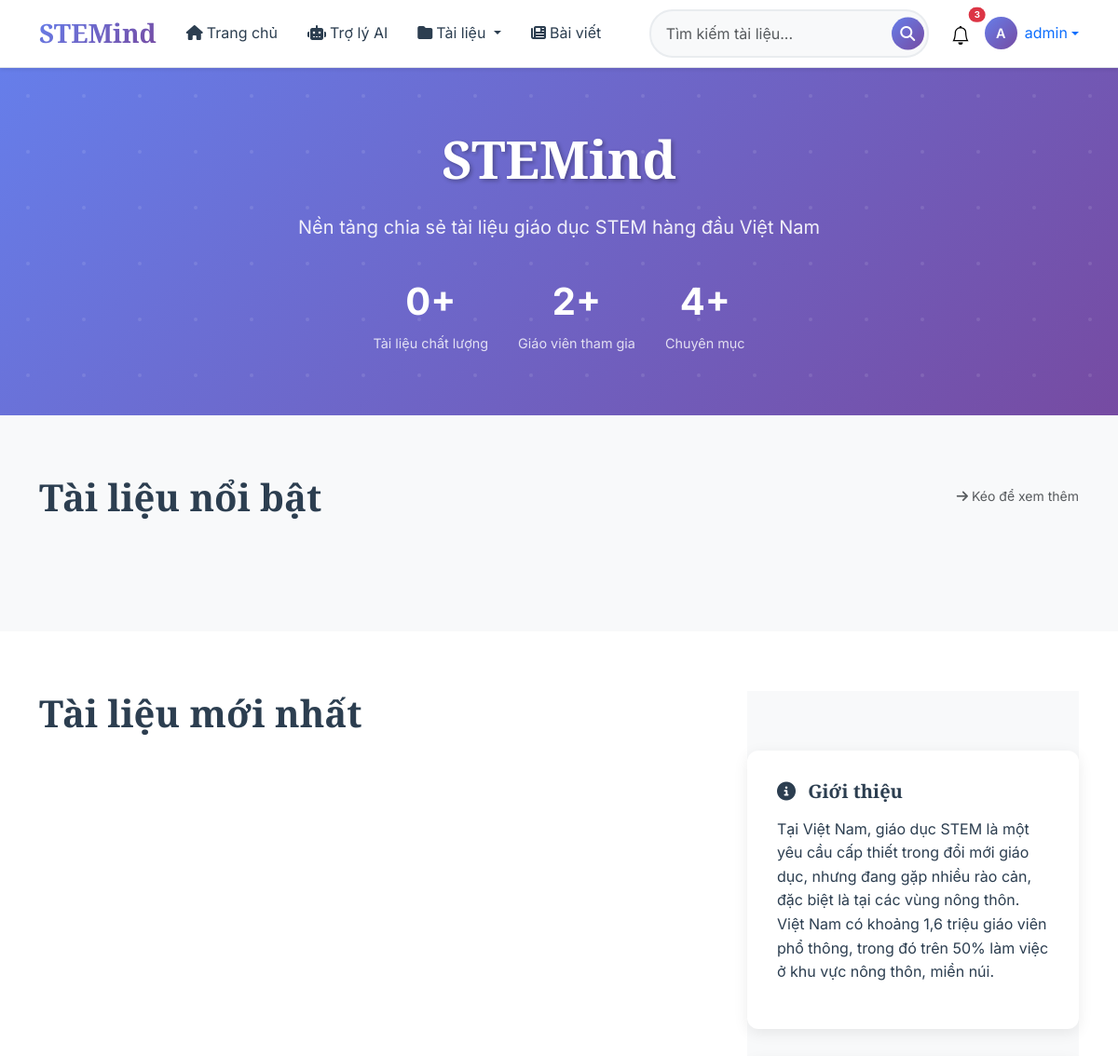
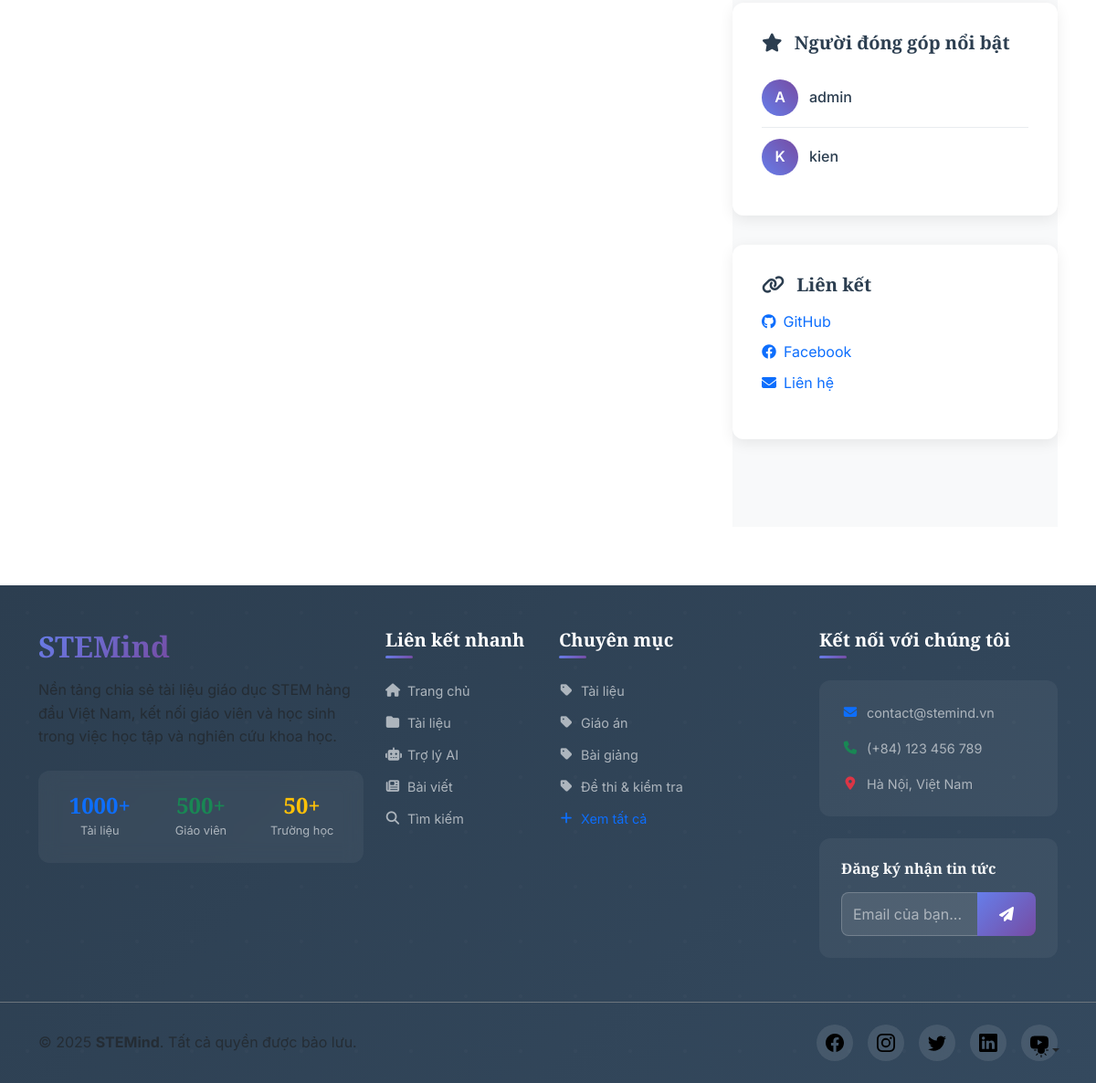
The app's page /category/Giáo án/ (signed in) with its own data (2 pictures, top to bottom).
### File_sharing_platform/models.py (models this page shows, shortened)
class Category(models.Model):
    category_name = models.TextField(unique=True)
    created_at = models.DateTimeField(auto_now=True)
    updated_at = models.DateTimeField(auto_now=True)
    class Meta:
        verbose_name_plural = "Categories"

### File_sharing_platform/views.py (the view)
# urls.py: path("category/<str:category_name>/", views.posts_by_category, name='posts_by_category'),
def posts_by_category(request, category_name):
    categories = Category.objects.all()
    category = get_object_or_404(Category, category_name=category_name)
    featured_files = File.objects.filter(file_status=1, category=category).order_by('-file_views')[:3]
    recently_files = File.objects.filter(file_status=1, category=category).order_by('-created_at')[:15]
    top_users = User.objects.annotate(num_posts=Count('Files', filter=Q(Files__category=category))).order_by('-num_posts')[:10]
    context = {
        'categories':categories,
        'featured_files':featured_files,
        'recently_files':recently_files,
        'top_users':top_users
    }
    return render(request, 'home.html', context)

### templates/home.html (shortened to what this page needs)
{% extends "base/base.html" %}
{% load static %}
{% block extra_css %}
<link href="{% static 'Style/base.css' %}" rel="stylesheet">
{% endblock %}
{% block content %}
<section class="hero-section">
    <div class="container">
        <div class="hero-content text-center">
            <h1 class="hero-title">STEMind</h1>
            <p class="hero-subtitle">Nền tảng chia sẻ tài liệu giáo dục STEM hàng đầu Việt Nam</p>
            <div class="hero-stats">
                <div class="hero-stat">
                    <span class="hero-stat-number">{{ featured_files|length }}+</span>
                    <span class="hero-stat-label">Tài liệu chất lượng</span>
                </div>
                <div class="hero-stat">
                    <span class="hero-stat-number">{{ top_users|length }}+</span>
                    <span class="hero-stat-label">Giáo viên tham gia</span>
                </div>
                <div class="hero-stat">
                    <span class="hero-stat-number">{{ categories|length }}+</span>
                    <span class="hero-stat-label">Chuyên mục</span>
                </div>
            </div>
        </div>
    </div>
</section>
<section class="featured-section">
    <div class="container">
        <div class="d-flex align-items-center justify-content-between mb-4">
            <h2 class="section-title mb-0">Tài liệu nổi bật</h2>
            <small class="text-muted">
                <i class="fas fa-arrow-right me-1"></i>Kéo để xem thêm
            </small>
        </div>
        <div class="featured-scroll-container">
            <div class="featured-grid">
            </div>
        </div>
    </div>
</section>
<section class="recent-section">
    <div class="container">
        <div class="row g-4">
                         <div class="col-lg-8">
                 <h2 class="section-title text-start">Tài liệu mới nhất</h2>
             </div>
            <div class="col-lg-4">
                <div class="sidebar-section">
                    <div class="sidebar-card">
                        <h3 class="sidebar-title">
                            <i class="fas fa-info-circle me-2"></i>
                            Giới thiệu
                        </h3>
                        <p>Tại Việt Nam, giáo dục STEM là một yêu cầu cấp thiết trong đổi mới giáo dục, nhưng đang gặp nhiều rào cản, đặc biệt là tại các vùng nông thôn. Việt Nam có khoảng 1,6 triệu giáo viên phổ thông, trong đó trên 50% làm việc ở khu vực nông thôn, miền núi.</p>
                    </div>
                    <div class="sidebar-card">
                        <h3 class="sidebar-title">
                            <i class="fas fa-star me-2"></i>
                            Người đóng góp nổi bật
                        </h3>
                        {% for user in top_users %}
                        <div class="contributor-item">
                            <div class="contributor-avatar">
                                {{ user.username|slice:":1"|upper }}
                            </div>
                            <a href="#" class="contributor-name">{{ user.username }}</a>
                        </div>
                        {% endfor %}
                    </div>
                    <div class="sidebar-card">
                        <h3 class="sidebar-title">
                            <i class="fas fa-link me-2"></i>
                            Liên kết
                        </h3>
                        <ul class="list-unstyled">
                            <li class="mb-2">
                                <a href="#" class="text-decoration-none">
                                    <i class="fab fa-github me-2"></i>GitHub
                                </a>
                            </li>
                            <li class="mb-2">
                                <a href="#" class="text-decoration-none">
                                    <i class="fab fa-facebook me-2"></i>Facebook
                                </a>
                            </li>
                            <li class="mb-2">
                                <a href="#" class="text-decoration-none">
                                    <i class="fas fa-envelope me-2"></i>Liên hệ
                                </a>
                            </li>
                        </ul>
                    </div>
                </div>
            </div>
        </div>
    </div>
</section>
{% endblock content %}

### templates/base/header.html (shortened to what this page needs)
<header class="main-header sticky-top">
    <nav class="navbar navbar-expand-lg navbar-light bg-white shadow-sm border-bottom">
        <div class="container">
            <a class="navbar-brand fw-bold fs-3 text-decoration-none" href="{% url 'home' %}">
                <span class="brand-gradient">STEMind</span>
            </a>
            <div class="collapse navbar-collapse" id="navbarNav">
                <ul class="navbar-nav me-auto mb-2 mb-lg-0">
                    <li class="nav-item">
                        <a class="nav-link fw-500 px-3" href="{% url 'home' %}">
                            <i class="fas fa-home me-1"></i>Trang chủ
                        </a>
                    </li>
                    <li class="nav-item">
                        <a class="nav-link fw-500 px-3" href="{% url 'chatbot' %}">
                            <i class="fas fa-robot me-1"></i>Trợ lý AI
                        </a>
                    </li>
                    <li class="nav-item dropdown">
                        <a class="nav-link dropdown-toggle fw-500 px-3" href="#" id="documentsDropdown" role="button"
                           data-bs-toggle="dropdown" aria-expanded="false">
                            <i class="fas fa-folder me-1"></i>Tài liệu
                        </a>
                    </li>
                    <li class="nav-item">
                        <a class="nav-link fw-500 px-3" href="#">
                            <i class="fas fa-newspaper me-1"></i>Bài viết
                        </a>
                    </li>
                </ul>
                <form class="d-flex me-3 search-form" role="search">
                    <div class="search-container">
                        <input class="form-control search-input" type="search" placeholder="Tìm kiếm tài liệu..." aria-label="Search">
                        <button class="search-btn" type="submit">
                            <i class="fas fa-search"></i>
                        </button>
                    </div>
                </form>
                <div class="d-flex align-items-center gap-2">
                    {% if user.is_authenticated %}
                        <div class="position-relative">
                            <button class="btn btn-link text-muted p-2" type="button" id="notificationDropdown"
                                    data-bs-toggle="dropdown" aria-expanded="false">
                                <svg width="20" height="20"><use href="#bell"></use></svg>
                                <span class="position-absolute top-0 start-100 translate-middle badge rounded-pill bg-danger" style="font-size: 0.6em;">
                                    3
                                </span>
                            </button>
                        </div>
                        <div class="dropdown">
                            <a href="#" class="d-flex align-items-center text-decoration-none dropdown-toggle"
                               id="userDropdown" data-bs-toggle="dropdown" aria-expanded="false">
                                <div class="user-avatar me-2">
                                    {% if user.profile.avatar %}
                                        <img src="{{ user.profile.avatar.url }}" alt="{{ user.username }}" class="rounded-circle">
                                    {% else %}
                                        <div class="avatar-placeholder">
                                            {{ user.username|slice:":1"|upper }}
                                        </div>
                                    {% endif %}
                                </div>
                                <span class="d-none d-md-inline fw-500">{{ user.username }}</span>
                            </a>
                        </div>
                    {% endif %}
                </div>
            </div>
        </div>
    </nav>
</header>

### templates/base/footer.html (shortened to what this page needs)
<footer class="main-footer bg-dark text-light">
    <div class="footer-content py-5">
        <div class="container">
            <div class="row g-4">
                <div class="col-lg-4 col-md-6">
                    <div class="footer-section">
                        <h3 class="footer-brand mb-3">
                            <span class="brand-gradient-light">STEMind</span>
                        </h3>
                        <p class="text-muted mb-4">
                            Nền tảng chia sẻ tài liệu giáo dục STEM hàng đầu Việt Nam, kết nối giáo viên và học sinh trong việc học tập và nghiên cứu khoa học.
                        </p>
                        <div class="footer-stats">
                            <div class="row text-center">
                                <div class="col-4">
                                    <div class="stat-item">
                                        <h4 class="stat-number text-primary">1000+</h4>
                                        <p class="stat-label">Tài liệu</p>
                                    </div>
                                </div>
                                <div class="col-4">
                                    <div class="stat-item">
                                        <h4 class="stat-number text-success">500+</h4>
                                        <p class="stat-label">Giáo viên</p>
                                    </div>
                                </div>
                                <div class="col-4">
                                    <div class="stat-item">
                                        <h4 class="stat-number text-warning">50+</h4>
                                        <p class="stat-label">Trường học</p>
                                    </div>
                                </div>
                            </div>
                        </div>
                    </div>
                </div>
                <div class="col-lg-2 col-md-6">
                    <div class="footer-section">
                        <h5 class="footer-title">Liên kết nhanh</h5>
                        <ul class="footer-links">
                            <li><a href="{% url 'home' %}">
                                <i class="fas fa-home me-2"></i>Trang chủ
                            </a></li>
                            <li><a href="#">
                                <i class="fas fa-folder me-2"></i>Tài liệu
                            </a></li>
                            <li><a href="{% url 'chatbot' %}">
                                <i class="fas fa-robot me-2"></i>Trợ lý AI
                            </a></li>
                            <li><a href="#">
                                <i class="fas fa-newspaper me-2"></i>Bài viết
                            </a></li>
                            <li><a href="#">
                                <i class="fas fa-search me-2"></i>Tìm kiếm
                            </a></li>
                        </ul>
                    </div>
                </div>
                <div class="col-lg-3 col-md-6">
                    <div class="footer-section">
                        <h5 class="footer-title">Chuyên mục</h5>
                        <ul class="footer-links">
                            {% for category in categories|slice:":5" %}
                            <li><a href="{% url 'posts_by_category' category.category_name %}">
                                <i class="fas fa-tag me-2"></i>{{ category.category_name }}
                            </a></li>
                            {% endfor %}
                            <li><a href="#" class="text-primary">
                                <i class="fas fa-plus me-2"></i>Xem tất cả
                            </a></li>
                        </ul>
                    </div>
                </div>
                <div class="col-lg-3 col-md-6">
                    <div class="footer-section">
                        <h5 class="footer-title">Kết nối với chúng tôi</h5>
                        <div class="contact-info mb-4">
                            <div class="contact-item">
                                <i class="fas fa-envelope text-primary me-2"></i>
                                <span>contact@stemind.vn</span>
                            </div>
                            <div class="contact-item">
                                <i class="fas fa-phone text-success me-2"></i>
                                <span>(+84) 123 456 789</span>
                            </div>
                            <div class="contact-item">
                                <i class="fas fa-map-marker-alt text-danger me-2"></i>
                                <span>Hà Nội, Việt Nam</span>
                            </div>
                        </div>
                        <div class="newsletter-signup">
                            <h6 class="mb-3">Đăng ký nhận tin tức</h6>
                            <form class="newsletter-form">
                                <div class="input-group">
                                    <input type="email" class="form-control" placeholder="Email của bạn..." required>
                                    <button class="btn btn-primary" type="submit">
                                        <i class="fas fa-paper-plane"></i>
                                    </button>
                                </div>
                            </form>
                        </div>
                    </div>
                </div>
            </div>
        </div>
    </div>
    <div class="footer-bottom border-top border-secondary">
        <div class="container">
            <div class="row align-items-center py-4">
                <div class="col-md-6">
                    <p class="mb-0 text-muted">
                        &copy; 2025 <strong>STEMind</strong>. Tất cả quyền được bảo lưu.
                    </p>
                </div>
                <div class="col-md-6">
                    <div class="social-links text-md-end">
                        <a href="#" class="social-link" aria-label="Facebook">
                            <svg width="20" height="20"><use href="#facebook"></use></svg>
                        </a>
                        <a href="#" class="social-link" aria-label="Instagram">
                            <svg width="20" height="20"><use href="#instagram"></use></svg>
                        </a>
                        <a href="#" class="social-link" aria-label="Twitter">
                            <svg width="20" height="20"><use href="#twitter"></use></svg>
                        </a>
                        <a href="#" class="social-link" aria-label="LinkedIn">
                            <svg width="20" height="20"><use href="#linkedin"></use></svg>
                        </a>
                        <a href="#" class="social-link" aria-label="YouTube">
                            <svg width="20" height="20"><use href="#youtube"></use></svg>
                        </a>
                    </div>
                </div>
            </div>
        </div>
    </div>
</footer>

### records on screen
Category: category_name "Tài liệu"
Category: category_name "Giáo án"
Category: category_name "Bài giảng"
Category: category_name "Đề thi & kiểm tra"

### other values on screen
{{ user.username|slice:":1"|upper }} "A"
{{ user.username }} "admin"
{{ featured_files|length }} "0"
{{ top_users|length }} "2"
{{ categories|length }} "4"
{{ user.username|slice:":1"|upper }} "K"
{{ user.username }} "kien"
